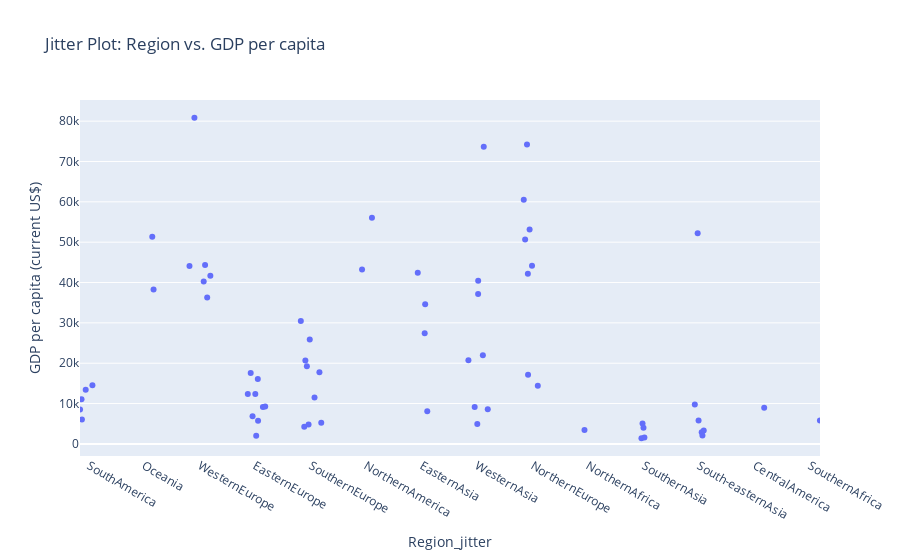

Source (notebook cell):
### Markdown cell above
## Jitter Plot

### Code cell
import plotly.express as px
import numpy as np

region_map = {region: i for i, region in enumerate(df['Region'].unique())}
df['Region_index'] = df['Region'].map(region_map)

df['Region_jitter'] = df['Region_index'] + np.random.uniform(-0.2, 0.2, size=len(df))

fig = px.strip(df, x='Region_jitter', y='GDP per capita (current US$)', title="Jitter Plot: Region vs. GDP per capita", hover_name='Region')

fig.update_xaxes(tickvals=list(region_map.values()), ticktext=list(region_map.keys()))

fig.show()

### Figure 1 — Plotly figure (JSON) as saved in the notebook; plotly's stock layout.template omitted (floating-point values rounded to 4 significant figures)
{"data": [{"alignmentgroup": "True", "boxpoints": "all", "fillcolor": "rgba(255,255,255,0)", "hoveron": "points", "hovertemplate": "<b>%{hovertext}</b><br><br>Region_jitter=%{x}<br>GDP per capita (current US$)=%{y}<extra></extra>", "hovertext": ["SouthAmerica", "Oceania", "WesternEurope", "EasternEurope", "WesternEurope", "SouthernEurope", "SouthAmerica", "EasternEurope", "NorthernAmerica", "SouthAmerica", "EasternAsia", "EasternAsia", "SouthAmerica", "SouthernEurope", "WesternAsia", "EasternEurope", "NorthernEurope", "NorthernAfrica", "NorthernEurope", "NorthernEurope", "WesternEurope", "WesternEurope", "SouthernEurope", "EasternEurope", "SouthernAsia", "South-easternAsia", "SouthernAsia", "NorthernEurope", "WesternAsia", "SouthernEurope", "EasternAsia", "WesternAsia", "WesternAsia", "NorthernEurope", "South-easternAsia", "CentralAmerica", "WesternEurope", "Oceania", "NorthernEurope", "SouthernAsia", "South-easternAsia", "EasternEurope", "SouthernEurope", "WesternAsia", "EasternAsia", "EasternEurope", "EasternEurope", "WesternAsia", "SouthernEurope", "South-easternAsia", "EasternEurope", "SouthernEurope", "SouthernAfrica", "SouthernEurope", "SouthernAsia", "NorthernEurope", "WesternEurope", "South-easternAsia", "SouthernEurope", "WesternAsia", "EasternEurope", "WesternAsia", "NorthernEurope", "NorthernAmerica", "SouthAmerica", "South-easternAsia"], "legendgroup": "", "line": {"color": "rgba(255,255,255,0)"}, "marker": {"color": "#636efa"}, "name": "", "offsetgroup": "", "orientation": "v", "pointpos": 0, "showlegend": false, "type": "box", "x": [0.06505, 1.144, 1.815, 3.051, 2.071, 3.884, -0.1579, 2.951, 4.925, -0.05573, 5.929, 6.101, -0.1243, 4.069, 7.103, 2.918, 7.945, 8.934, 7.917, 7.914, 2.134, 2.191, 4.157, 2.866, 10.01, 11.08, 9.981, 7.84, 7.017, 3.822, 6.063, 7.003, 7.191, 8.093, 10.92, 12.17, 2.096, 1.168, 7.898, 9.961, 11.05, 3.001, 3.931, 7.119, 6.054, 3.138, 3.179, 6.842, 4.19, 10.97, 3.046, 3.903, 13.18, 3.983, 9.998, 7.865, 1.904, 10.99, 3.961, 6.955, 3.017, 7.019, 7.989, 5.104, -0.1311, 11.06], "x0": " ", "xaxis": "x", "y": [14560.0, 51350.0, 44120.0, 5751.0, 40280.0, 4265, 8528.0, 6847.0, 43210.0, 13420.0, 42431, 8109.0, 6056.0, 11480.0, 21940.0, 17560.0, 53150.0, 3452.0, 17112, 42150.0, 36300.0, 41690.0, 17788, 12350.0, 1614.0, 3346.0, 5038.0, 60510.0, 37130.0, 30460.0, 34630.0, 4940.0, 8571.0, 14380.0, 9768.0, 8981.0, 44330.0, 38290.0, 74190.0, 1410.0, 2904.0, 12360.0, 19240.0, 73650.0, 27400.0, 9121.0, 9243.0, 20710.0, 5239.0, 52239, 16080.0, 20690.0, 5773, 25870.0, 3974.0, 50690.0, 80830.0, 5815.0, 4836.0, 9126.0, 2022.0, 40440.0, 44160.0, 56050.0, 11070.0, 2068.0], "y0": " ", "yaxis": "y"}], "layout": {"boxmode": "group", "legend": {"tracegroupgap": 0}, "title": {"text": "Jitter Plot: Region vs. GDP per capita"}, "xaxis": {"anchor": "y", "domain": [0, 1], "ticktext": ["SouthAmerica", "Oceania", "WesternEurope", "EasternEurope", "SouthernEurope", "NorthernAmerica", "EasternAsia", "WesternAsia", "NorthernEurope", "NorthernAfrica", "SouthernAsia", "South-easternAsia", "CentralAmerica", "SouthernAfrica"], "tickvals": [0, 1, 2, 3, 4, 5, 6, 7, 8, 9, 10, 11, 12, 13], "title": {"text": "Region_jitter"}}, "yaxis": {"anchor": "x", "domain": [0, 1], "title": {"text": "GDP per capita (current US$)"}}}}
